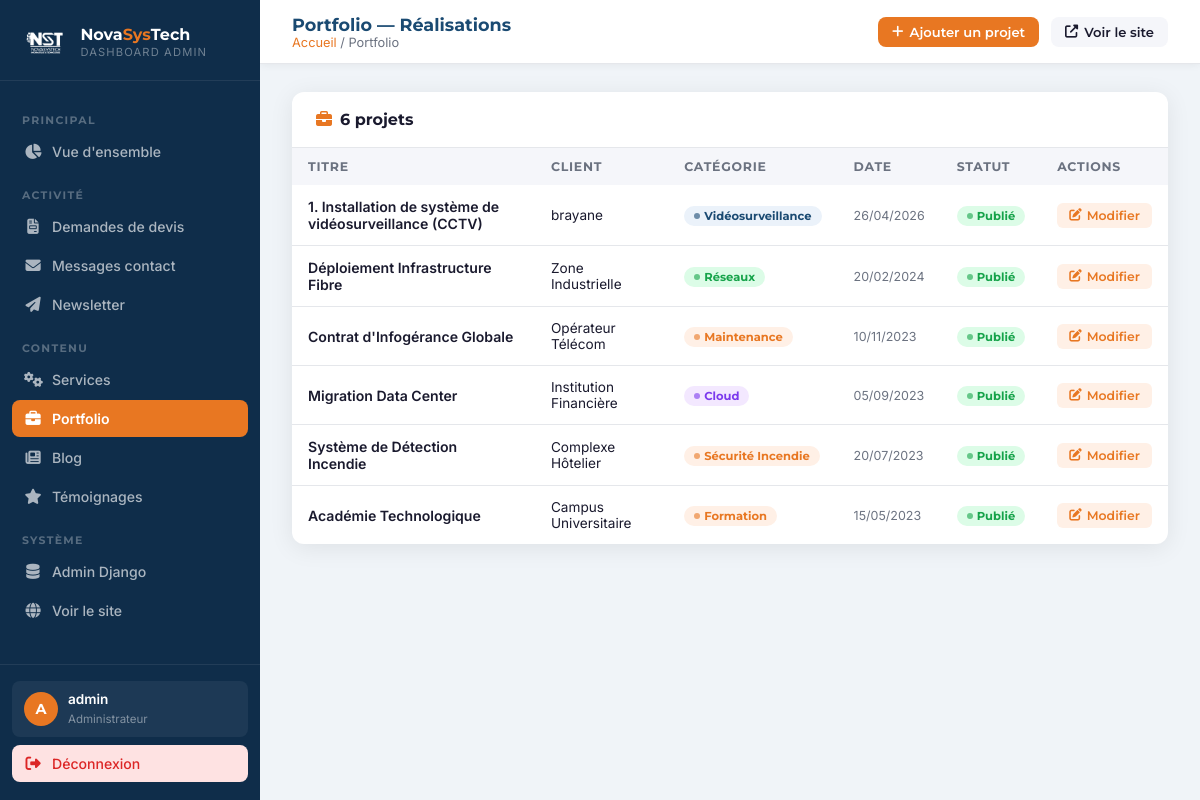
The page /dashboard/projets/ (signed in) on the database its author committed.
### portfolio/models.py (models this page shows, shortened)
class Projet(models.Model):
    CATEGORIES = [
        ('cctv', 'Vidéosurveillance'),
        ('reseaux', 'Réseaux'),
        ('maintenance', 'Maintenance'),
        ('cloud', 'Cloud'),
        ('alarmes', 'Sécurité Incendie'),
        ('formation', 'Formation'),
    ]
    titre = models.CharField(max_length=300)
    slug = models.SlugField(unique=True)
    categorie = models.CharField(max_length=50, choices=CATEGORIES, default='cctv')
    client = models.CharField(max_length=200)
    description = models.TextField()
    image = models.ImageField(upload_to='portfolio/', blank=True, null=True)
    date_realisation = models.DateField(null=True, blank=True)
    est_publie = models.BooleanField(default=True)
    ordre = models.IntegerField(default=0)
    class Meta:
        ordering = ['ordre', '-date_realisation']
        verbose_name = 'Projet Portfolio'

### dashboard/views.py (the view)
# urls.py: path('projets/', views.projets_list, name='projets_list'),
@login_required(login_url='/dashboard/login/')
def projets_list(request):
    projets = Projet.objects.order_by('-date_realisation')
    return render(request, 'dashboard/projets.html', {'page': 'projets', 'projets': projets})

### core/context_processors.py (called while the page is built)
def global_context(request):
    return {
        'PHONE_1': getattr(settings, 'PHONE_1', '+228 79 92 81 81'),
        'EMAIL_CONTACT': getattr(settings, 'EMAIL_CONTACT', 'contact@novasystechn.com'),
        'EMAIL_SUPPORT': getattr(settings, 'EMAIL_SUPPORT', 'contact@novasystechn.com'),
        'WHATSAPP_NUMBER': getattr(settings, 'WHATSAPP_NUMBER', '22879928181'),
        'ADRESSE': getattr(settings, 'ADRESSE', 'Agoè Assiyéyé, Lomé'),
        'MAPS_URL': getattr(settings, 'MAPS_URL', ''),
        'RECAPTCHA_PUBLIC_KEY': getattr(settings, 'RECAPTCHA_PUBLIC_KEY', ''),
        'SITE_URL': getattr(settings, 'SITE_URL', ''),
    }

### templates/dashboard/projets.html (shortened to what this page needs)
{% extends 'dashboard/base.html' %}
{% block page_title %}Portfolio — Réalisations{% endblock %}
{% block breadcrumb %}<a href="{% url 'dashboard_home' %}">Accueil</a> / Portfolio{% endblock %}
{% block topbar_actions %}
<a href="/admin/portfolio/projet/add/" class="topbar-btn primary" target="_blank"><i class="fas fa-plus"></i> Ajouter un projet</a>
{% endblock %}
{% block content %}
<div class="card">
  <div class="card-header"><h3><i class="fas fa-briefcase" style="color:var(--orange);margin-right:8px;"></i>{{ projets.count }} projet{{ projets.count|pluralize }}</h3></div>
  <div class="table-wrap">
    <table>
      <thead><tr><th>Titre</th><th>Client</th><th>Catégorie</th><th>Date</th><th>Statut</th><th>Actions</th></tr></thead>
      <tbody>
        {% for p in projets %}
        <tr>
          <td style="font-weight:600;">{{ p.titre }}</td>
          <td style="font-size:.85rem;">{{ p.client }}</td>
          <td><span class="badge {% if p.categorie == 'cctv' %}blue{% elif p.categorie == 'reseaux' %}green{% elif p.categorie == 'cloud' %}purple{% else %}orange{% endif %}">{{ p.get_categorie_display }}</span></td>
          <td style="font-size:.78rem;color:var(--text-light);">{{ p.date_realisation|date:"d/m/Y"|default:"—" }}</td>
          <td>{% if p.est_publie %}<span class="badge green">Publié</span>{% else %}<span class="badge gray">Masqué</span>{% endif %}</td>
          <td><a href="/admin/portfolio/projet/{{ p.pk }}/change/" class="action-btn edit" target="_blank"><i class="fas fa-edit"></i> Modifier</a></td>
        </tr>
        {% empty %}
        <tr><td colspan="6"><div class="empty-state"><i class="fas fa-briefcase"></i><p>Aucun projet</p></div></td></tr>
        {% endfor %}
      </tbody>
    </table>
  </div>
</div>
{% endblock %}

### templates/dashboard/base.html (shortened to what this page needs)
{% load static %}<!DOCTYPE html>
<html lang="fr">
<head>
  <link rel="stylesheet" href="https://cdnjs.cloudflare.com/ajax/libs/font-awesome/6.5.0/css/all.min.css">
</head>
<body>
<aside class="sidebar" id="sidebar">
  <div class="sidebar-logo">
    <img src="{% static 'images/logo-nav.png' %}" alt="NST" onerror="this.style.display='none'">
    <div>
      <div class="brand">Nova<span>Sys</span>Tech</div>
      <div class="sub">Dashboard Admin</div>
    </div>
  </div>
  <nav class="sidebar-nav">
    <div class="nav-section-label">Principal</div>
    <a href="{% url 'dashboard_home' %}" class="nav-item {% if page == 'home' %}active{% endif %}">
      <i class="fas fa-chart-pie"></i> Vue d'ensemble
    </a>
    <div class="nav-section-label">Activité</div>
    <a href="{% url 'devis_list' %}" class="nav-item {% if page == 'devis' %}active{% endif %}">
      <i class="fas fa-file-invoice"></i> Demandes de devis
    </a>
    <a href="{% url 'messages_list' %}" class="nav-item {% if page == 'messages' %}active{% endif %}">
      <i class="fas fa-envelope"></i> Messages contact
    </a>
    <a href="{% url 'newsletter_list' %}" class="nav-item {% if page == 'newsletter' %}active{% endif %}">
      <i class="fas fa-paper-plane"></i> Newsletter
    </a>
    <div class="nav-section-label">Contenu</div>
    <a href="{% url 'services_list' %}" class="nav-item {% if page == 'services' %}active{% endif %}">
      <i class="fas fa-cogs"></i> Services
    </a>
    <a href="{% url 'projets_list' %}" class="nav-item {% if page == 'projets' %}active{% endif %}">
      <i class="fas fa-briefcase"></i> Portfolio
    </a>
    <a href="{% url 'articles_list' %}" class="nav-item {% if page == 'articles' %}active{% endif %}">
      <i class="fas fa-newspaper"></i> Blog
    </a>
    <a href="{% url 'temoignages_list' %}" class="nav-item {% if page == 'temoignages' %}active{% endif %}">
      <i class="fas fa-star"></i> Témoignages
    </a>
    <div class="nav-section-label">Système</div>
    <a href="/admin/" class="nav-item" target="_blank">
      <i class="fas fa-database"></i> Admin Django
    </a>
    <a href="{% url 'index' %}" class="nav-item" target="_blank">
      <i class="fas fa-globe"></i> Voir le site
    </a>
  </nav>
  <div class="sidebar-footer">
    <div class="sidebar-user">
      <div class="user-avatar">{{ request.user.username|slice:":1"|upper }}</div>
      <div>
        <span class="user-name">{{ request.user.get_full_name|default:request.user.username }}</span>
        <span class="user-role">Administrateur</span>
      </div>
    </div>
    <a href="{% url 'dashboard_logout' %}" class="nav-item" style="background:#FEE2E2;color:#DC2626;">
      <i class="fas fa-sign-out-alt"></i> Déconnexion
    </a>
  </div>
</aside>
<div class="main">
  <header class="topbar">
    <div class="topbar-left">
      <div>
        <div class="page-title">{% block page_title %}Dashboard{% endblock %}</div>
        <div class="breadcrumb-bar">{% block breadcrumb %}<a href="{% url 'dashboard_home' %}">Accueil</a>{% endblock %}</div>
      </div>
    </div>
    <div class="topbar-right">
      {% block topbar_actions %}{% endblock %}
      <a href="{% url 'index' %}" class="topbar-btn ghost" target="_blank">
        <i class="fas fa-external-link-alt"></i> Voir le site
      </a>
    </div>
  </header>
  <div class="content">
    {% block content %}{% endblock %}
  </div>
</div>
</body>
</html>

### rows shown on the page
Projet: titre "1. Installation de système de vidéosurveillance (CCTV)", client "brayane", categorie "Vidéosurveillance", date_realisation "26/04/2026", est_publie "Publié"
Projet: titre "Déploiement Infrastructure Fibre", client "Zone Industrielle", categorie "Réseaux", date_realisation "20/02/2024", est_publie "Publié"
Projet: titre "Contrat d'Infogérance Globale", client "Opérateur Télécom", categorie "Maintenance", date_realisation "10/11/2023", est_publie "Publié"
Projet: titre "Migration Data Center", client "Institution Financière", categorie "Cloud", date_realisation "05/09/2023", est_publie "Publié"
Projet: titre "Système de Détection Incendie", client "Complexe Hôtelier", categorie "Sécurité Incendie", date_realisation "20/07/2023", est_publie "Publié"
Projet: titre "Académie Technologique", client "Campus Universitaire", categorie "Formation", date_realisation "15/05/2023", est_publie "Publié"

### other values the page prints
{{ request.user.username|slice:":1"|upper }} "A"
{{ request.user.get_full_name|default:request.user.username }} "admin"
{{ projets.count }} "6"
